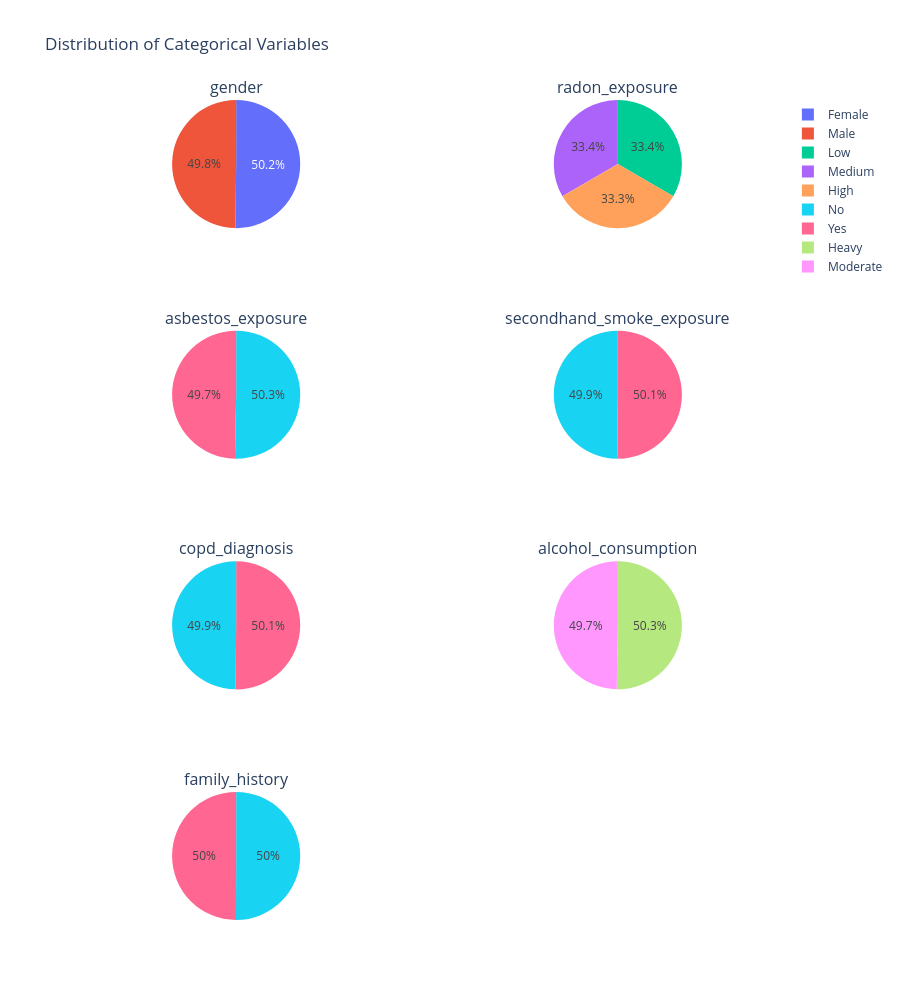

Here is the notebook cell this chart was saved with:
### Code cell
# Create subplots for categorical variables
categorical_vars = ['gender', 'radon_exposure', 'asbestos_exposure', 
                'secondhand_smoke_exposure', 'copd_diagnosis', 
                'alcohol_consumption', 'family_history']

fig = make_subplots(
    rows=4, cols=2,
    subplot_titles=categorical_vars,
    specs=[[{"type": "pie"}, {"type": "pie"}],
        [{"type": "pie"}, {"type": "pie"}],
        [{"type": "pie"}, {"type": "pie"}],
        [{"type": "pie"}, None]]
)

for i, var in enumerate(categorical_vars):
    row = i // 2 + 1
    col = i % 2 + 1
    
    counts = df[var].value_counts()
    pie_fig = go.Pie(labels=counts.index, values=counts.values, name=var)
    fig.add_trace(pie_fig, row=row, col=col)

fig.update_layout(height=1000, title_text="Distribution of Categorical Variables")
fig.show()

### Figure 1 — Plotly figure (JSON) as saved in the notebook; plotly's stock layout.template omitted (floating-point values rounded to 4 significant figures)
{"data": [{"domain": {"x": [0, 0.45], "y": [0.8438, 1]}, "labels": ["Female", "Male"], "name": "gender", "type": "pie", "values": [25085, 24915]}, {"domain": {"x": [0.55, 1], "y": [0.8438, 1]}, "labels": ["Low", "Medium", "High"], "name": "radon_exposure", "type": "pie", "values": [16682, 16679, 16639]}, {"domain": {"x": [0, 0.45], "y": [0.5625, 0.7188]}, "labels": ["No", "Yes"], "name": "asbestos_exposure", "type": "pie", "values": [25151, 24849]}, {"domain": {"x": [0.55, 1], "y": [0.5625, 0.7188]}, "labels": ["Yes", "No"], "name": "secondhand_smoke_exposure", "type": "pie", "values": [25067, 24933]}, {"domain": {"x": [0, 0.45], "y": [0.2812, 0.4375]}, "labels": ["Yes", "No"], "name": "copd_diagnosis", "type": "pie", "values": [25066, 24934]}, {"domain": {"x": [0.55, 1], "y": [0.2812, 0.4375]}, "labels": ["Heavy", "Moderate"], "name": "alcohol_consumption", "type": "pie", "values": [16762, 16576]}, {"domain": {"x": [0, 0.45], "y": [0, 0.1562]}, "labels": ["No", "Yes"], "name": "family_history", "type": "pie", "values": [25017, 24983]}], "layout": {"annotations": [{"font": {"size": 16}, "showarrow": false, "text": "gender", "x": 0.225, "xanchor": "center", "xref": "paper", "y": 1, "yanchor": "bottom", "yref": "paper"}, {"font": {"size": 16}, "showarrow": false, "text": "radon_exposure", "x": 0.775, "xanchor": "center", "xref": "paper", "y": 1, "yanchor": "bottom", "yref": "paper"}, {"font": {"size": 16}, "showarrow": false, "text": "asbestos_exposure", "x": 0.225, "xanchor": "center", "xref": "paper", "y": 0.7188, "yanchor": "bottom", "yref": "paper"}, {"font": {"size": 16}, "showarrow": false, "text": "secondhand_smoke_exposure", "x": 0.775, "xanchor": "center", "xref": "paper", "y": 0.7188, "yanchor": "bottom", "yref": "paper"}, {"font": {"size": 16}, "showarrow": false, "text": "copd_diagnosis", "x": 0.225, "xanchor": "center", "xref": "paper", "y": 0.4375, "yanchor": "bottom", "yref": "paper"}, {"font": {"size": 16}, "showarrow": false, "text": "alcohol_consumption", "x": 0.775, "xanchor": "center", "xref": "paper", "y": 0.4375, "yanchor": "bottom", "yref": "paper"}, {"font": {"size": 16}, "showarrow": false, "text": "family_history", "x": 0.225, "xanchor": "center", "xref": "paper", "y": 0.1562, "yanchor": "bottom", "yref": "paper"}], "height": 1000, "title": {"text": "Distribution of Categorical Variables"}}}
